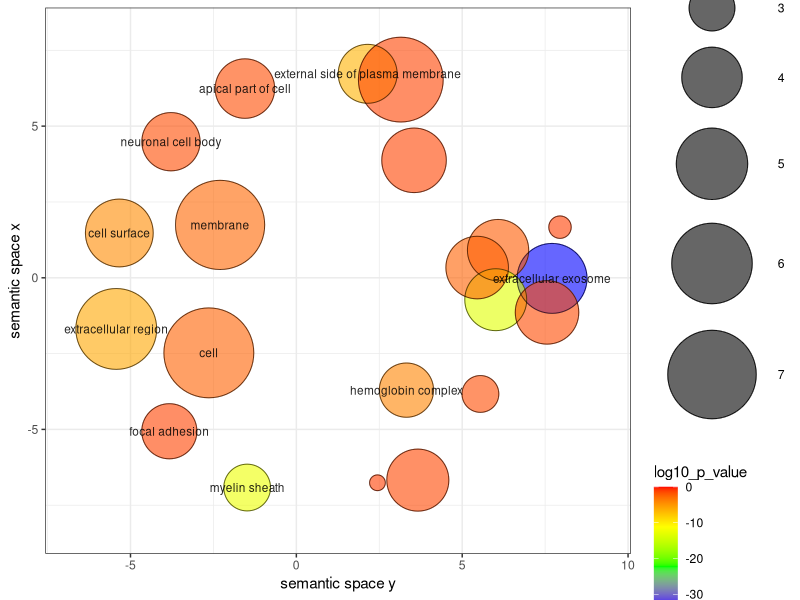

Write the R code that produced this figure.


# A plotting R script produced by the REVIGO server at http://revigo.irb.hr/
# If you found REVIGO useful in your work, please cite the following reference:
# Supek F et al. "REVIGO summarizes and visualizes long lists of Gene Ontology
# terms" PLoS ONE 2011. doi:10.1371/journal.pone.0021800


# --------------------------------------------------------------------------
# If you don't have the ggplot2 package installed, uncomment the following line:
# install.packages( "ggplot2" );
library( ggplot2 );
# --------------------------------------------------------------------------
# If you don't have the scales package installed, uncomment the following line:
# install.packages( "scales" );
library( scales );


# --------------------------------------------------------------------------
# Here is your data from REVIGO. Scroll down for plot configuration options.

revigo.names <- c("term_ID","description","frequency_%","plot_X","plot_Y","plot_size","log10_p_value","uniqueness","dispensability");
revigo.data <- rbind(c("GO:0005576","extracellular region", 4.572,-5.429,-1.687, 6.031,-5.8601,0.964,0.000),
c("GO:0005623","cell",64.133,-2.638,-2.476, 7.178,-2.3132,0.987,0.000),
c("GO:0005925","focal adhesion", 0.016,-3.829,-5.061, 3.588,-1.1781,0.963,0.000),
c("GO:0016020","membrane",51.720,-2.299, 1.743, 7.085,-2.5213,0.982,0.000),
c("GO:0043209","myelin sheath", 0.005,-1.483,-6.917, 3.049,-12.5171,0.936,0.000),
c("GO:0070062","extracellular exosome", 0.300, 7.709,-0.020, 4.848,-33.4377,0.529,0.000),
c("GO:0009897","external side of plasma membrane", 0.032, 2.150, 6.726, 3.872,-6.5607,0.861,0.018),
c("GO:0005833","hemoglobin complex", 0.014, 3.319,-3.705, 3.525,-3.9666,0.680,0.019),
c("GO:0043025","neuronal cell body", 0.028,-3.780, 4.487, 3.822,-1.4658,0.934,0.020),
c("GO:0009986","cell surface", 0.186,-5.337, 1.477, 4.641,-4.3233,0.930,0.022),
c("GO:0045177","apical part of cell", 0.035,-1.550, 6.239, 3.918,-1.4806,0.933,0.022),
c("GO:0005938","cell cortex", 0.094, 3.548, 3.873, 4.344,-1.1678,0.706,0.218),
c("GO:0097136","Bcl-2 family protein complex", 0.001, 2.445,-6.760, 2.176,-1.0257,0.831,0.220),
c("GO:0002102","podosome", 0.002, 5.549,-3.831, 2.579,-1.4789,0.647,0.230),
c("GO:0031094","platelet dense tubular network", 0.001, 7.948, 1.669, 2.217,-1.0694,0.727,0.247),
c("GO:0005581","collagen trimer", 0.057, 3.662,-6.672, 4.126,-1.3125,0.800,0.280),
c("GO:0005886","plasma membrane",13.934, 3.149, 6.535, 6.515,-1.1910,0.862,0.322),
c("GO:0005764","lysosome", 0.049, 6.081, 0.913, 4.063,-2.0371,0.619,0.325),
c("GO:0005759","mitochondrial matrix", 0.055, 6.011,-0.723, 4.114,-13.3391,0.535,0.328),
c("GO:0005777","peroxisome", 0.063, 5.451, 0.337, 4.170,-2.2963,0.628,0.331),
c("GO:0031301","integral component of organelle membrane", 0.076, 7.557,-1.141, 4.252,-1.4281,0.594,0.348));

one.data <- data.frame(revigo.data);
names(one.data) <- revigo.names;
one.data <- one.data [(one.data$plot_X != "null" & one.data$plot_Y != "null"), ];
one.data$plot_X <- as.numeric( as.character(one.data$plot_X) );
one.data$plot_Y <- as.numeric( as.character(one.data$plot_Y) );
one.data$plot_size <- as.numeric( as.character(one.data$plot_size) );
one.data$log10_p_value <- as.numeric( as.character(one.data$log10_p_value) );
one.data$frequency <- as.numeric( as.character(one.data$frequency) );
one.data$uniqueness <- as.numeric( as.character(one.data$uniqueness) );
one.data$dispensability <- as.numeric( as.character(one.data$dispensability) );
#head(one.data);


# --------------------------------------------------------------------------
# Names of the axes, sizes of the numbers and letters, names of the columns,
# etc. can be changed below

p1 <- ggplot( data = one.data );
p1 <- p1 + geom_point( aes( plot_X, plot_Y, colour = log10_p_value, size = plot_size), alpha = I(0.6) ) + scale_size_area();
p1 <- p1 + scale_colour_gradientn( colours = c("blue", "green", "yellow", "red"), limits = c( min(one.data$log10_p_value), 0) );
p1 <- p1 + geom_point( aes(plot_X, plot_Y, size = plot_size), shape = 21, fill = "transparent", colour = I (alpha ("black", 0.6) )) + scale_size_area();
p1 <- p1 + scale_size( range=c(5, 30)) + theme_bw(); # + scale_fill_gradientn(colours = heat_hcl(7), limits = c(-300, 0) );
ex <- one.data [ one.data$dispensability < 0.15, ]; 
p1 <- p1 + geom_text( data = ex, aes(plot_X, plot_Y, label = description), colour = I(alpha("black", 0.85)), size = 3 );
p1 <- p1 + labs (y = "semantic space x", x = "semantic space y");
p1 <- p1 + theme(legend.key = element_blank()) ;
one.x_range = max(one.data$plot_X) - min(one.data$plot_X);
one.y_range = max(one.data$plot_Y) - min(one.data$plot_Y);
p1 <- p1 + xlim(min(one.data$plot_X)-one.x_range/10,max(one.data$plot_X)+one.x_range/10);
p1 <- p1 + ylim(min(one.data$plot_Y)-one.y_range/10,max(one.data$plot_Y)+one.y_range/10);



# --------------------------------------------------------------------------
# Output the plot to screen

p1;

# Uncomment the line below to also save the plot to a file.
# The file type depends on the extension (default=pdf).

# ggsave("C:/Users/path_to_your_file/revigo-plot.pdf");
